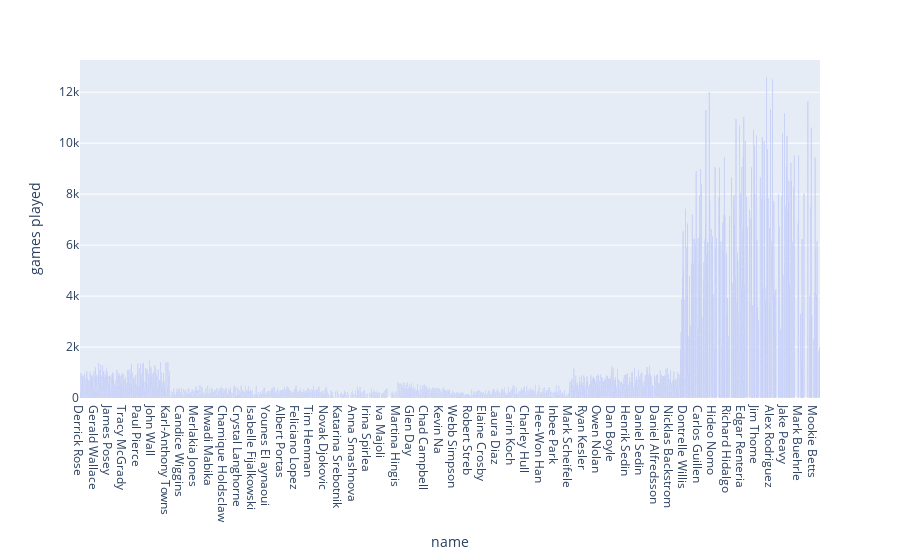

The notebook cell this image was saved under:
### Code cell
import plotly.express as px
import pandas as pd

df = pd.read_csv("https://raw.githubusercontent.com/plotly/Figure-Friday/refs/heads/main/2025/week-38/one-hit-wonders.csv")

fig = px.bar(df, x='name', y='played_val', hover_data='year', labels={'played_val': 'games played'})
fig.show()

### Figure 1 — Plotly figure (JSON) as saved in the notebook; plotly's stock layout.template omitted (floating-point values rounded to 4 significant figures; data arrays with more than 128 entries replaced by an {"elided": "..."} marker saying what was removed)
{"data": [{"customdata": {"elided": "14982x1 int values"}, "hovertemplate": "name=%{x}<br>games played=%{y}<br>year=%{customdata[0]}<extra></extra>", "legendgroup": "", "marker": {"color": "#636efa", "pattern": {"shape": ""}}, "name": "", "orientation": "v", "showlegend": false, "textposition": "auto", "type": "bar", "x": {"elided": "14982 str values"}, "xaxis": "x", "y": {"elided": "14982 float values"}, "yaxis": "y"}], "layout": {"barmode": "relative", "legend": {"tracegroupgap": 0}, "margin": {"t": 60}, "xaxis": {"anchor": "y", "domain": [0, 1], "title": {"text": "name"}}, "yaxis": {"anchor": "x", "domain": [0, 1], "title": {"text": "games played"}}}}
